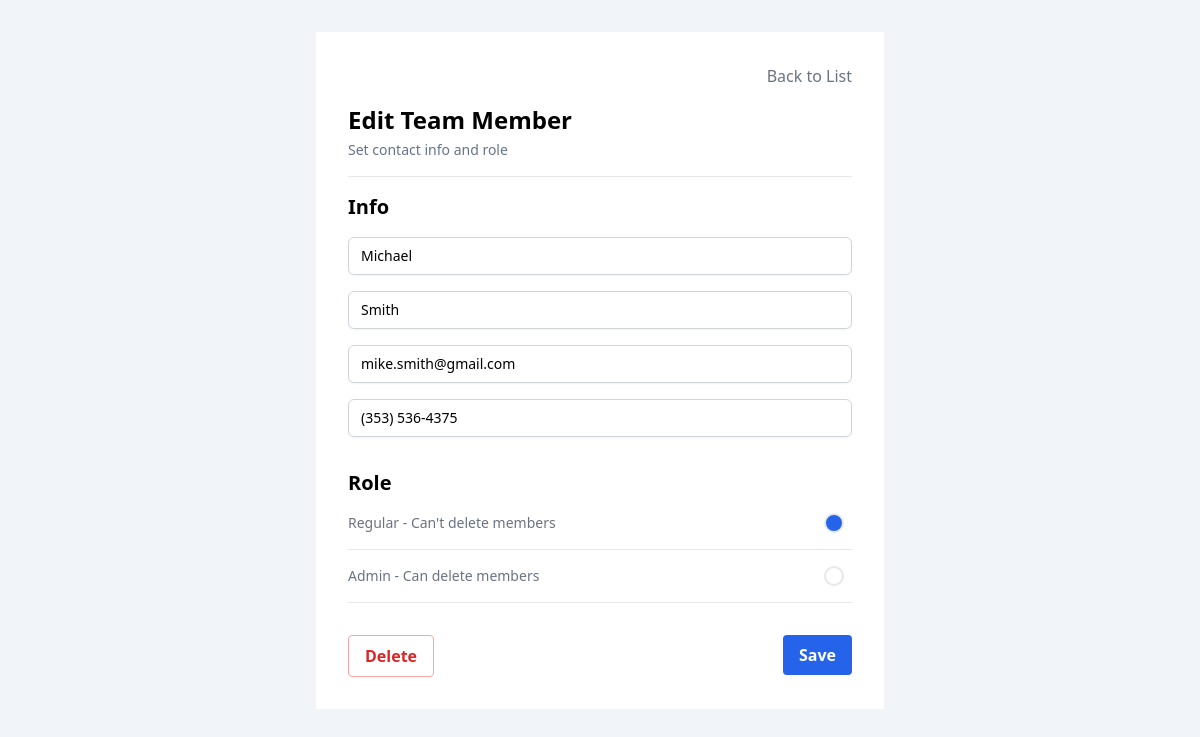
The page /edit/3/ on the database its author committed.
### team/models.py (models this page shows, shortened)
class TeamMember(models.Model):
    ADMIN = 'admin'
    REGULAR = 'regular'
    ROLE_CHOICES = [
        (REGULAR, 'Regular - Can\'t delete members'),
        (ADMIN, 'Admin - Can delete members')
    ]
    first_name = models.CharField(max_length=100)
    last_name = models.CharField(max_length=100)
    email = models.EmailField(max_length=100)
    phone = models.CharField(max_length=15)
    role = models.CharField(max_length=100, choices=ROLE_CHOICES)
    created_at = models.DateTimeField(auto_now_add=True)
    updated_at = models.DateTimeField(auto_now=True)
    is_deleted = models.BooleanField(default=False)
    deleted_at = models.DateTimeField(null=True, blank=True)
    def delete(self, *args, **kwargs):
        self.is_deleted = True
        self.deleted_at = timezone.now()
        self.save()

### team/views.py (the view, shortened to what this page needs)
# urls.py: path('edit/<int:pk>/', TeamMemberUpdateDeleteView.as_view(), name='team_member_edit'),
class TeamMemberUpdateDeleteView(UpdateView):
    model = TeamMember
    form_class = TeamMemberForm
    template_name = 'team_member_form.html'
    success_url = reverse_lazy('team_member_list')

### team/forms.py (shortened to what this page needs)
class TeamMemberForm(forms.ModelForm):
    first_name = forms.CharField(
        error_messages={'required': 'First name cannot be empty.'}
    )
    last_name = forms.CharField(
        error_messages={'required': 'Last name cannot be empty.'}
    )
    email = forms.EmailField(
        error_messages={'required': 'Email cannot be empty.'}
    )
    role = forms.ChoiceField(choices=TeamMember.ROLE_CHOICES, widget=forms.RadioSelect)
    phone_regex = RegexValidator(regex=r'^\(\d{3}\) \d{3}-\d{4}$', message="Phone number must be entered in the format: '(999) 999-9999'.")
    phone = forms.CharField(validators=[phone_regex], max_length=17, error_messages={'required': 'Phone number cannot be empty.'})
    class Meta:
        model = TeamMember
        fields = ['first_name', 'last_name', 'email', 'phone', 'role']

### team/templates/team_member_form.html (shortened to what this page needs)
{% extends 'base.html' %}
{% load static %}
{% block content %}
<div class="text-right mb-4">
  <a
    href="{% url 'team_member_list' %}"
    class="text-gray-500 hover:text-blue-600"
    >Back to List</a>
</div>
<h1 class="text-2xl font-bold mb-1">
  {% if object %}Edit{% else %}Add a{% endif %} Team Member
</h1>
<p class="text-slate-500 text-sm mb-4 pb-4 border-b border-solid border-color-gray-75">
  Set contact info and role
</p>
<form id="team-member-form" method="post" class="space-y-4" novalidate>
  <h2 class="text-xl font-bold mb-1">
    Info
  </h2>
  {% for field in form %}
    {% if field.is_hidden %}
      {{ field }}
    {% else %}
      <div class="flex flex-col">
        {% if field.html_name != 'role' %}
          <input
            aria-label="{{ field.label }}"
            type="{{ field.field.widget.input_type }}"
            name="{{ field.html_name }}"
            id="{{ field.id_for_label }}"
            placeholder="{{ field.label }}"
            value="{{ field.value|default_if_none:'' }}"
            class="block w-full px-3 py-2 border border-gray-300 rounded-md shadow-sm placeholder-gray-400 focus:outline-none focus:ring-indigo-500 focus:border-indigo-500 sm:text-sm"
            {% if field.field.required %}required{% endif %}
          />
        {% endif %}
      </div>
    {% endif %}
  {% endfor %}
  <h2 class="text-xl font-bold mb-1">
    Role
  </h2>
  {% for value, label in form.role.field.choices %}
    <div class="flex flex-col pb-4 border-b border-solid border-gray-200">
      <label class="role-label flex items-center justify-between text-gray-500 hover:text-blue-600 cursor-pointer">
        <span class="text-sm">{{ label }}</span>
        <div class="w-5 h-5 inline-flex items-center justify-center border-2 rounded-full mr-2"></div>
      </label>
    </div>
  {% endfor %}
  <div class="flex justify-between pt-4">
    <div>
      {% if object %}
        <input type="button" id="delete" value="Delete" class="px-4 py-2 font-bold rounded border border-red-300 text-red-600 hover:bg-red-100 hover:cursor-pointer" />
      {% endif %}
    </div>
    <div>
      <input type="submit" value="Save" class="px-4 py-2 font-bold text-white bg-blue-600 rounded hover:bg-blue-700 hover:cursor-pointer" />
    </div>
  </div>
</form>
{% endblock %}

### rows shown on the page
TeamMember: first_name "Michael" "Smith" "mike.smith@gmail.com" "(353) 536-4375"

### other values the page prints
{{ label }} "Regular - Can't delete members" "Admin - Can delete members"
